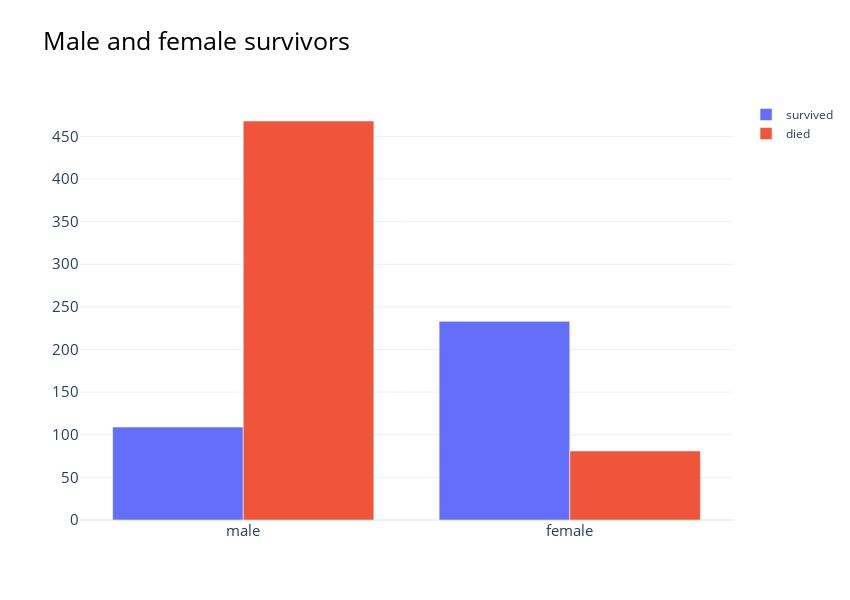

The notebook cell saved with this chart:
### Code cell
survived_female = len(df.loc[(df['Sex']=='female')&(df['Survived']==1)])
survived_male = len(df.loc[(df['Sex']=='male')&(df['Survived']==1)])
died_female = len(df.loc[(df['Sex']=='female')&(df['Survived']==0)])
died_male = len(df.loc[(df['Sex']=='male')&(df['Survived']==0)])

fig = go.Figure()
fig.add_trace(go.Bar(x=['male','female'],y=[survived_male,survived_female],showlegend=True,name='survived'))
fig.add_trace(go.Bar(x=['male','female'],y=[died_male,died_female],showlegend=True,name='died'))
fig.update_traces(hoverinfo="y")
fig.update_layout(hovermode="x", height=600, width=850, template='plotly_white',
    title = {'text': "Male and female survivors"}, titlefont={"size": 25,'color':'black'},
    yaxis={'tickfont':{"size": 15}},xaxis={'tickfont':{"size": 15}},
)
fig.show()

### Figure 1 — Plotly figure (JSON) as saved in the notebook; plotly's stock layout.template omitted (floating-point values rounded to 4 significant figures)
{"data": [{"hoverinfo": "y", "name": "survived", "showlegend": true, "type": "bar", "x": ["male", "female"], "y": [109, 233]}, {"hoverinfo": "y", "name": "died", "showlegend": true, "type": "bar", "x": ["male", "female"], "y": [468, 81]}], "layout": {"height": 600, "hovermode": "x", "title": {"font": {"color": "black", "size": 25}, "text": "Male and female survivors"}, "width": 850, "xaxis": {"tickfont": {"size": 15}}, "yaxis": {"tickfont": {"size": 15}}}}
